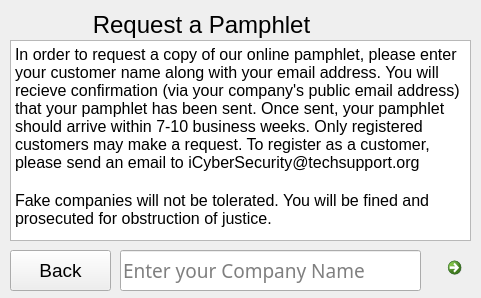
<?xml version="1.0" encoding="UTF-8"?>
<ui version="4.0">
 <class>pamphlet</class>
 <widget class="QDialog" name="pamphlet">
  <property name="geometry">
   <rect>
    <x>0</x>
    <y>0</y>
    <width>481</width>
    <height>298</height>
   </rect>
  </property>
  <property name="windowTitle">
   <string>Dialog</string>
  </property>
  <widget class="QLabel" name="label">
   <property name="geometry">
    <rect>
     <x>6</x>
     <y>10</y>
     <width>391</width>
     <height>31</height>
    </rect>
   </property>
   <property name="text">
    <string>&lt;html&gt;&lt;head/&gt;&lt;body&gt;&lt;p align=&quot;center&quot;&gt;&lt;span style=&quot; font-size:18pt;&quot;&gt;Request a Pamphlet&lt;/span&gt;&lt;/p&gt;&lt;/body&gt;&lt;/html&gt;</string>
   </property>
  </widget>
  <widget class="QTextBrowser" name="textBrowser">
   <property name="geometry">
    <rect>
     <x>10</x>
     <y>40</y>
     <width>461</width>
     <height>201</height>
    </rect>
   </property>
   <property name="html">
    <string>&lt;!DOCTYPE HTML PUBLIC &quot;-//W3C//DTD HTML 4.0//EN&quot; &quot;http://www.w3.org/TR/REC-html40/strict.dtd&quot;&gt;
&lt;html&gt;&lt;head&gt;&lt;meta name=&quot;qrichtext&quot; content=&quot;1&quot; /&gt;&lt;style type=&quot;text/css&quot;&gt;
p, li { white-space: pre-wrap; }
&lt;/style&gt;&lt;/head&gt;&lt;body style=&quot; font-family:'MS Shell Dlg 2'; font-size:8.25pt; font-weight:400; font-style:normal;&quot;&gt;
&lt;p style=&quot; margin-top:0px; margin-bottom:0px; margin-left:0px; margin-right:0px; -qt-block-indent:0; text-indent:0px;&quot;&gt;&lt;span style=&quot; font-size:12pt;&quot;&gt;In order to request a copy of our online pamphlet, please enter your customer name along with your email address. You will recieve confirmation (via your company's public email address) that your pamphlet has been sent. Once sent, your pamphlet should arrive within 7-10 business weeks. Only registered customers may make a request. To register as a customer, please send an email to iCyberSecurity@techsupport.org&lt;/span&gt;&lt;/p&gt;
&lt;p style=&quot;-qt-paragraph-type:empty; margin-top:0px; margin-bottom:0px; margin-left:0px; margin-right:0px; -qt-block-indent:0; text-indent:0px; font-size:12pt;&quot;&gt;&lt;br /&gt;&lt;/p&gt;
&lt;p style=&quot; margin-top:0px; margin-bottom:0px; margin-left:0px; margin-right:0px; -qt-block-indent:0; text-indent:0px;&quot;&gt;&lt;span style=&quot; font-size:12pt;&quot;&gt;Fake companies will not be tolerated. You will be fined and prosecuted for obstruction of justice.&lt;/span&gt;&lt;/p&gt;&lt;/body&gt;&lt;/html&gt;</string>
   </property>
  </widget>
  <widget class="QLineEdit" name="lineEdit">
   <property name="geometry">
    <rect>
     <x>120</x>
     <y>250</y>
     <width>301</width>
     <height>41</height>
    </rect>
   </property>
   <property name="font">
    <font>
     <family>Segoe Print</family>
     <pointsize>14</pointsize>
    </font>
   </property>
   <property name="cursor">
    <cursorShape>PointingHandCursor</cursorShape>
   </property>
   <property name="placeholderText">
    <string>Enter your Company Name</string>
   </property>
  </widget>
  <widget class="QCommandLinkButton" name="commandLinkButton">
   <property name="geometry">
    <rect>
     <x>440</x>
     <y>250</y>
     <width>31</width>
     <height>41</height>
    </rect>
   </property>
   <property name="text">
    <string/>
   </property>
  </widget>
  <widget class="QPushButton" name="pushButton">
   <property name="geometry">
    <rect>
     <x>10</x>
     <y>250</y>
     <width>101</width>
     <height>41</height>
    </rect>
   </property>
   <property name="font">
    <font>
     <pointsize>14</pointsize>
    </font>
   </property>
   <property name="text">
    <string>Back</string>
   </property>
  </widget>
 </widget>
 <resources/>
 <connections/>
</ui>
